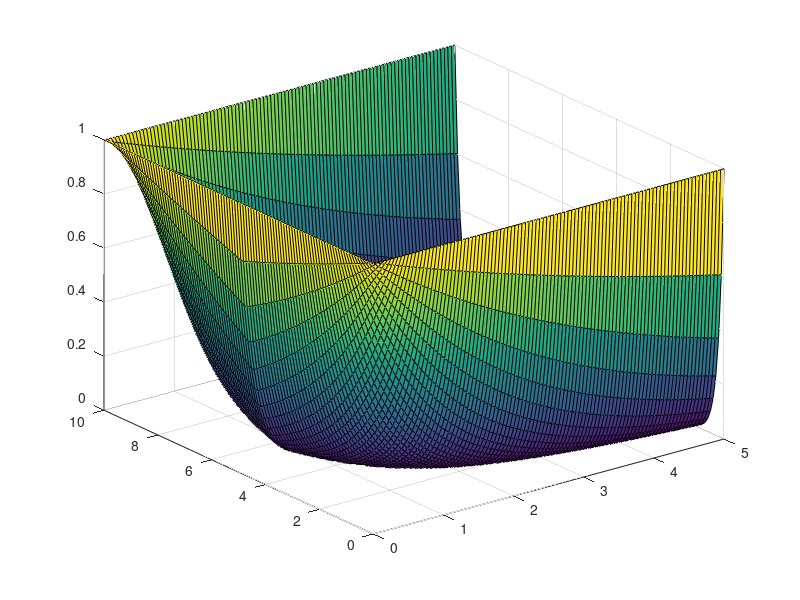

This figure's MATLAB source:
x = linspace(0, 5);
y = linspace(0, 10);
[x, y] = meshgrid(x, y); 

z = exp(-y.*x).*(y <= 5) + exp((y-10).*x).*(y > 5); 

surf(x, y, z)